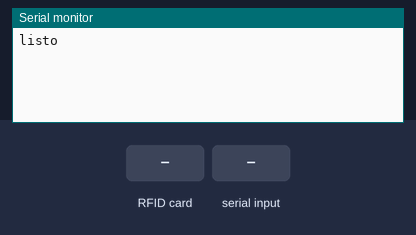
Bench run of a sketch on a simulated Arduino Uno, built with avr-gcc and run on an emulated ATmega328P. Shown: the last lines printed to the serial monitor. The test bench sets the inputs (shaded band).

Above: at 1.2 s.
1.3 s: RFID card FC 12 FC 38 held to the reader
At 2.4 s:
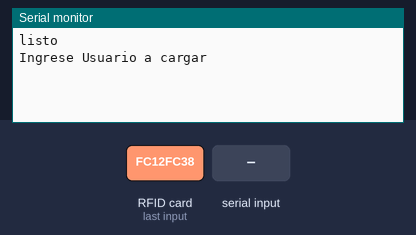
2.8 s: "0" received over Serial
At 3.4 s:
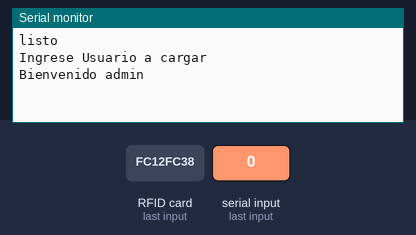
4.3 s: RFID card 5E 7A 19 C4 held to the reader
At 4.7 s:
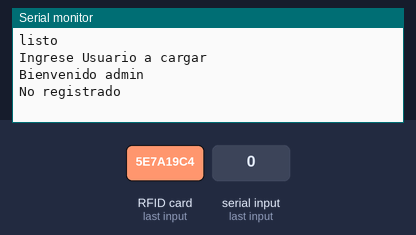

The sketch:

RFID_CON_ADMIN_ANDA_DEFINITIVO.ino
```cpp
#include <SPI.h>
#include <MFRC522.h>

#define RST_PIN         9
#define SS_PIN          10

MFRC522 mfrc522(SS_PIN, RST_PIN);
byte LecturaUID[4];
byte Admin[4]={0xFC, 0x12, 0xFC, 0x38};
byte Usuario1[4];
byte Usuario2[4];
byte Usuario3[4];
byte Usuario4[4];
byte Usuario5[4];
uint8_t serial[1];
int n;
void setup() {
  Serial.begin(9600);
  SPI.begin();
  mfrc522.PCD_Init();
  Serial.println("listo");
}

void loop() {
  if ( ! mfrc522.PICC_IsNewCardPresent()) {
    return;
  }
  if ( ! mfrc522.PICC_ReadCardSerial()) {
    return;
  }
for(byte i=0;i<mfrc522.uid.size;i++){
  LecturaUID[i]=mfrc522.uid.uidByte[i];
}
  if(ComparaUID(LecturaUID,Admin)){
    Serial.println("Ingrese Usuario a cargar");
    while(!Serial.available());
    n=Serial.readBytes(serial,1);
    if(n==1){
    switch(serial[0]){
      case '1':
        if ( ! mfrc522.PICC_IsNewCardPresent()) {
    return;
  }
  if ( ! mfrc522.PICC_ReadCardSerial()) {
    return;
  }
      for(byte i=0;i<mfrc522.uid.size;i++){
       LecturaUID[i]=mfrc522.uid.uidByte[i];
       Usuario1[i]=LecturaUID[i];
      }
      break;
      case '2':
      if ( ! mfrc522.PICC_IsNewCardPresent()) {
    return;
  }
  if ( ! mfrc522.PICC_ReadCardSerial()) {
    return;
  }
      for(byte i=0;i<mfrc522.uid.size;i++){
       LecturaUID[i]=mfrc522.uid.uidByte[i];
       Usuario2[i]=LecturaUID[i];
      }
      break;
      case '3':
      if ( ! mfrc522.PICC_IsNewCardPresent()) {
    return;
  }
  if ( ! mfrc522.PICC_ReadCardSerial()) {
    return;
  }
      for(byte i=0;i<mfrc522.uid.size;i++){
       LecturaUID[i]=mfrc522.uid.uidByte[i];
       Usuario3[i]=LecturaUID[i];
      }
      break;
      case 4:
      if ( ! mfrc522.PICC_IsNewCardPresent()) {
    return;
  }
  if ( ! mfrc522.PICC_ReadCardSerial()) {
    return;
  }
      for(byte i=0;i<mfrc522.uid.size;i++){
       LecturaUID[i]=mfrc522.uid.uidByte[i];
       Usuario4[i]=LecturaUID[i];
      }
      break;
      case 5:
      if ( ! mfrc522.PICC_IsNewCardPresent()) {
    return;
  }
  if ( ! mfrc522.PICC_ReadCardSerial()) {
    return;
  }
      for(byte i=0;i<mfrc522.uid.size;i++){
       LecturaUID[i]=mfrc522.uid.uidByte[i];
       Usuario5[i]=LecturaUID[i];
      }
      break;
    }
  }
  }
if(ComparaUID(LecturaUID,Admin)){
    Serial.println("Bienvenido admin");//lcd
}
 else if(ComparaUID(LecturaUID,Usuario1)){
    Serial.println("Bienvenido Usuario 1");//lcd
  }
   else if(ComparaUID(LecturaUID,Usuario2)){
    Serial.println("Bienvenido Usuario 2");//lcd
  }
    else if(ComparaUID(LecturaUID,Usuario3)){
    Serial.println("Bienvenido Usuario 3");//lcd
  }
   else if(ComparaUID(LecturaUID,Usuario4)){
    Serial.println("Bienvenido Usuario 4");//lcd
  }
     else if(ComparaUID(LecturaUID,Usuario5)){
    Serial.println("Bienvenido Usuario 5");//lcd
  }
  else{
    Serial.println("No registrado");
  }
  mfrc522.PICC_HaltA();
}
boolean ComparaUID(byte Lectura[],byte Usuario[]){
for(byte i=0;i<mfrc522.uid.size;i++){
  if(Lectura[i]!=Usuario[i]){
    return (false);
  }
}
return (true);
}
```

Measured:
- after the input at 1.3 s, the serial monitor: prints a new line at once (image 1)
- after the input at 2.8 s, the serial monitor: prints a new line at once (image 2)
- after the input at 4.3 s, the serial monitor: prints a new line at once (image 3)
